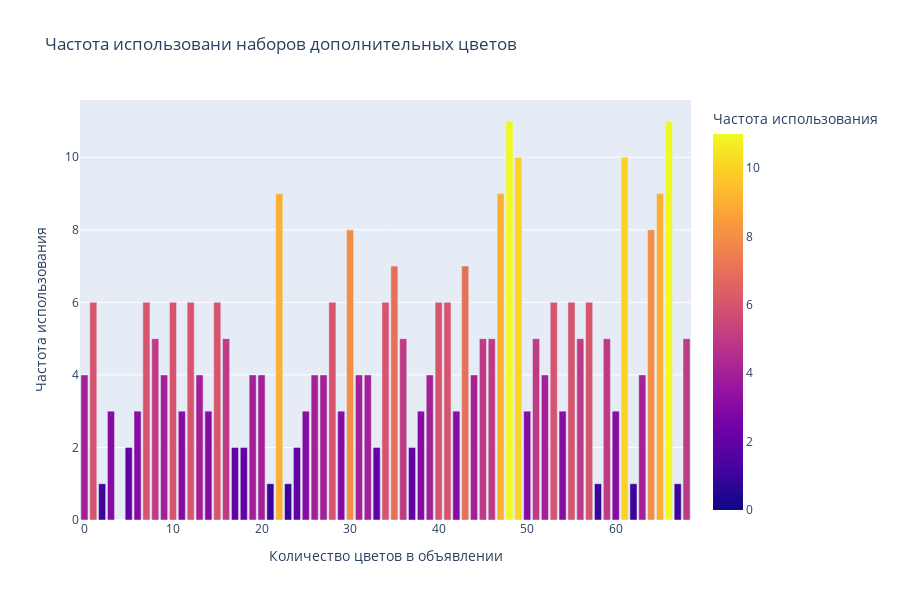

Notebook code cell kept with this figure:
### Markdown cell above
### **Дополнительные цвета - `image_color_rest`**

### Code cell
df_plot = df_drop.image_color_rest.value_counts().reset_index().image_color_rest.apply(lambda x: len(x))
fig = px.bar(df_plot,
        labels={'index': 'Количество цветов в объявлении',
                'value': 'Частота использования'
                },
        text_auto='.3s',
        title='Частота использовани наборов дополнительных цветов',
        height=600,
        color='value'
)
fig.update_layout(showlegend=False)
fig.show();

### Figure 1 — Plotly figure (JSON) as saved in the notebook; plotly's stock layout.template omitted (floating-point values rounded to 4 significant figures)
{"data": [{"alignmentgroup": "True", "hovertemplate": "Количество цветов в объявлении=%{x}<br>Частота использования=%{marker.color}<extra></extra>", "legendgroup": "", "marker": {"color": [4, 6, 1, 3, 0, 2, 3, 6, 5, 4, 6, 3, 6, 4, 3, 6, 5, 2, 2, 4, 4, 1, 9, 1, 2, 3, 4, 4, 6, 3, 8, 4, 4, 2, 6, 7, 5, 2, 3, 4, 6, 6, 3, 7, 4, 5, 5, 9, 11, 10, 3, 5, 4, 6, 3, 6, 5, 6, 1, 5, 3, 10, 1, 4, 8, 9, 11, 1, 5], "coloraxis": "coloraxis", "pattern": {"shape": ""}}, "name": "", "offsetgroup": "", "orientation": "v", "showlegend": false, "textposition": "auto", "texttemplate": "%{y:.3s}", "type": "bar", "x": [0, 1, 2, 3, 4, 5, 6, 7, 8, 9, 10, 11, 12, 13, 14, 15, 16, 17, 18, 19, 20, 21, 22, 23, 24, 25, 26, 27, 28, 29, 30, 31, 32, 33, 34, 35, 36, 37, 38, 39, 40, 41, 42, 43, 44, 45, 46, 47, 48, 49, 50, 51, 52, 53, 54, 55, 56, 57, 58, 59, 60, 61, 62, 63, 64, 65, 66, 67, 68], "xaxis": "x", "y": [4, 6, 1, 3, 0, 2, 3, 6, 5, 4, 6, 3, 6, 4, 3, 6, 5, 2, 2, 4, 4, 1, 9, 1, 2, 3, 4, 4, 6, 3, 8, 4, 4, 2, 6, 7, 5, 2, 3, 4, 6, 6, 3, 7, 4, 5, 5, 9, 11, 10, 3, 5, 4, 6, 3, 6, 5, 6, 1, 5, 3, 10, 1, 4, 8, 9, 11, 1, 5], "yaxis": "y"}], "layout": {"barmode": "relative", "coloraxis": {"colorbar": {"title": {"text": "Частота использования"}}, "colorscale": [[0, "#0d0887"], [0.1111, "#46039f"], [0.2222, "#7201a8"], [0.3333, "#9c179e"], [0.4444, "#bd3786"], [0.5556, "#d8576b"], [0.6667, "#ed7953"], [0.7778, "#fb9f3a"], [0.8889, "#fdca26"], [1, "#f0f921"]]}, "height": 600, "legend": {"tracegroupgap": 0}, "showlegend": false, "title": {"text": "Частота использовани наборов дополнительных цветов"}, "xaxis": {"anchor": "y", "domain": [0, 1], "title": {"text": "Количество цветов в объявлении"}}, "yaxis": {"anchor": "x", "domain": [0, 1], "title": {"text": "Частота использования"}}}}
